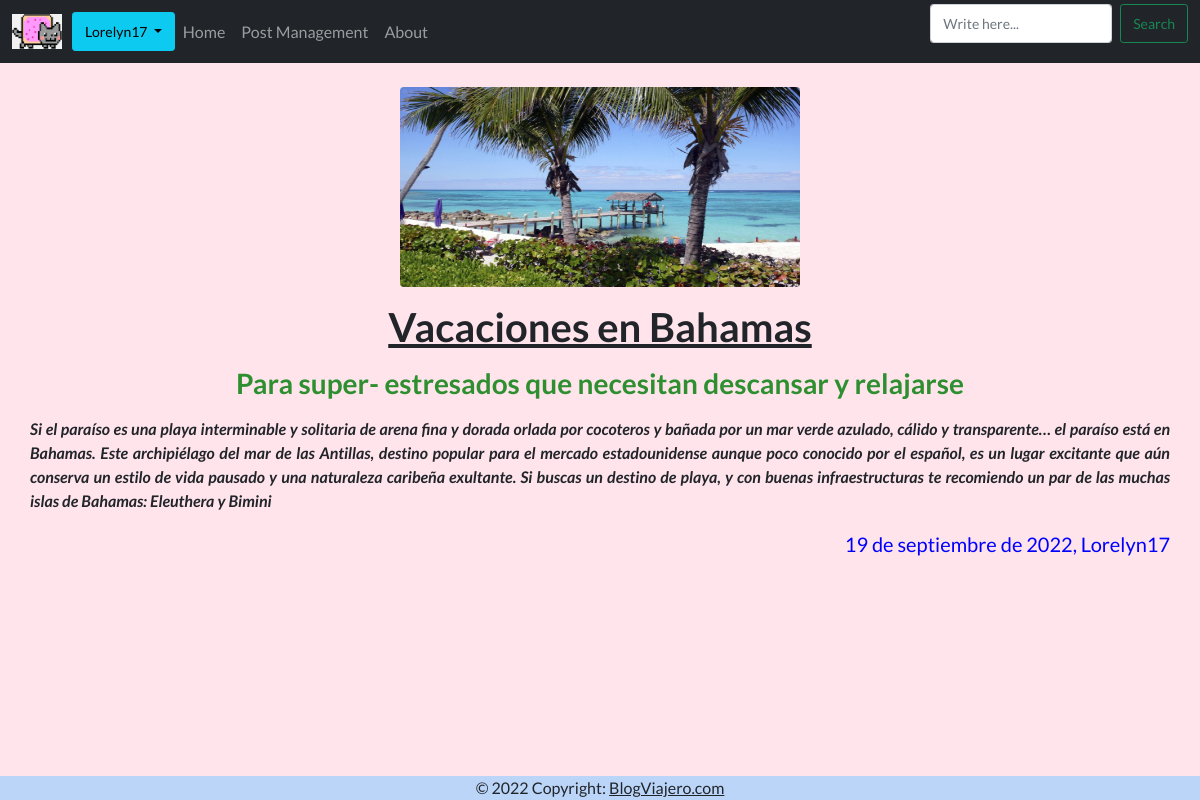
The page /detail-post/1/ (signed in) on the database its author committed.
### AppBlog/models.py (models this page shows, shortened)
class Profile(models.Model):
    user = models.OneToOneField(User, on_delete=models.CASCADE, null=True)
    image = models.ImageField(upload_to='avatares')
    name = models.CharField(('Name'), max_length=30)
    webpage_link = models.URLField(('Webpage Link'), max_length=300)
    description = models.CharField(('Description'), max_length=100)

class Post(models.Model):
    title = models.CharField(('Title'), max_length=50)
    subtitle = models.CharField(('Subtitle'), max_length=100)
    content = RichTextField(('Content of Post'), max_length=5000)
    image = models.ImageField(upload_to='post_images')
    author = models.CharField(max_length=60)
    date = models.DateField()

### AppBlog/views.py (the view)
# urls.py: path('detail-post/<int:pk>/', views.PostDetailView.as_view(), name="detail-post"),
class PostDetailView(DetailView):
    model = Post
    template_name = 'post_detail.html'

### AppBlog/templates/post_detail.html (shortened to what this page needs)
{% extends "plantilla_base.html" %}
{% block contenido_base %}
<br>
<div class="text-center">
  <img src={{post.image.url}} class="rounded img-fluid" alt="..." style="width: 400px; height: 200px;">
</div>
<u><h1 style="text-align:center;">{{post.title}}</h1></u>
<h3 style="text-align:center;color:#2d8f2f">{{post.subtitle}}</h3>
<div style="text-align:justify;margin-right:30px;margin-left:30px;">
  {{post.content|safe}}
</div>
<cite style="color: blue; font-style: normal; text-align: right; display: block;margin-right:30px;font-size:20px">
  {{post.date}}, {{post.author}}
</cite>
{% endblock contenido_base %}

### AppBlog/templates/plantilla_base.html (shortened to what this page needs)
{% load static %}
<!DOCTYPE html>
<html lang="en">
  <head>
    <link href="https://cdn.jsdelivr.net/npm/bootstrap-icons@1.5.0/font/bootstrap-icons.css"
          rel="stylesheet"
          type="text/css"/>
    <link href="{% static 'AppBlog/css/styles.css' %}" rel="stylesheet" />
  </head>
  <body style="background-color: #ffe4ec;padding-bottom:40px;">
    <nav class="navbar navbar-expand-lg navbar-dark bg-dark py-1">
      <div class="container-fluid">
        {% if user.is_authenticated %}
          {% if user.profile.image.url %}
            <img src={{ user.profile.image.url }} style="width:60px;height:35px;padding-right:10px" />
          {% endif %}
          <div class="dropdown">
            <button class="btn btn-info dropdown-toggle btn-sm"
                    type="button"
                    id="dropdownMenuButton1"
                    data-bs-toggle="dropdown"
                    aria-expanded="false">
              {{ user.username }}
            </button>
          </div>
        {% else %}
        <div class="d-grid gap-2">
          <a class="btn btn-outline-info mt-auto btn-sm" href="{% url 'account_login' %}">Log in</a>
        </div>
        {% endif %}
        <div class="collapse navbar-collapse" id="navbarSupportedContent">
          <ul class="navbar-nav me-auto mb-2 mb-lg-0">
            <li class="nav-item">
              <a class="nav-link" aria-current="page" href="{% url 'home' %}">Home</a>
            </li>
            <li class="nav-item">
              <a class="nav-link" aria-current="page" href="{% url 'posts' %}">Post Management</a>
            </li>
            <li class="nav-item">
              <a class="nav-link" aria-current="page" href="{% url 'about' %}">About</a>
            </li>
          </ul>
          <form class="d-flex" method="GET" action="">
            <input class="form-control me-2 form-control-sm"
                   type="search"
                   placeholder="Write here..."
                   aria-label="Search"
                   name="q"
                   value="{{ request.GET.q }}">
            <button class="btn btn-outline-success btn-sm" type="submit">Search</button>
          </form>
        </div>
      </div>
    </nav>
    <section>
      {% block contenido_base %}
      {% endblock contenido_base %}
    </section>
    <div class="container" style="position: relative">
      <footer class="bg-light text-center text-lg-start fixed-bottom">
        <div class="text-center p-0" style="background-color: #bbd5f9;">
          © 2022 Copyright:
          <a class="text-dark" href="{% url 'home' %}">BlogViajero.com</a>
        </div>
      </footer>
    </div>
  </body>
</html>

### rows shown on the page
Post: image (picture), title "Vacaciones en Bahamas", subtitle "Para super- estresados que necesitan descansar y relajarse", content "Si el paraíso es una playa interminable y solitaria de arena fina y dorada orlada por cocoteros y bañada por un mar verde azulado, cálido y transparente… el paraíso está en Bahamas. Este archipiélago del mar de las Antillas, destino popular para el mercado estadounidense aunque poco conocido por el español, es un lugar excitante que aún conserva un estilo de vida pausado y una naturaleza caribeña exultante. Si buscas un destino de playa, y con buenas infraestructuras te recomiendo un par de las muchas islas de Bahamas: Eleuthera y Bimini", date "19 de septiembre de 2022", author "Lorelyn17"

### other values the page prints
{{ user.username }} "Lorelyn17"
